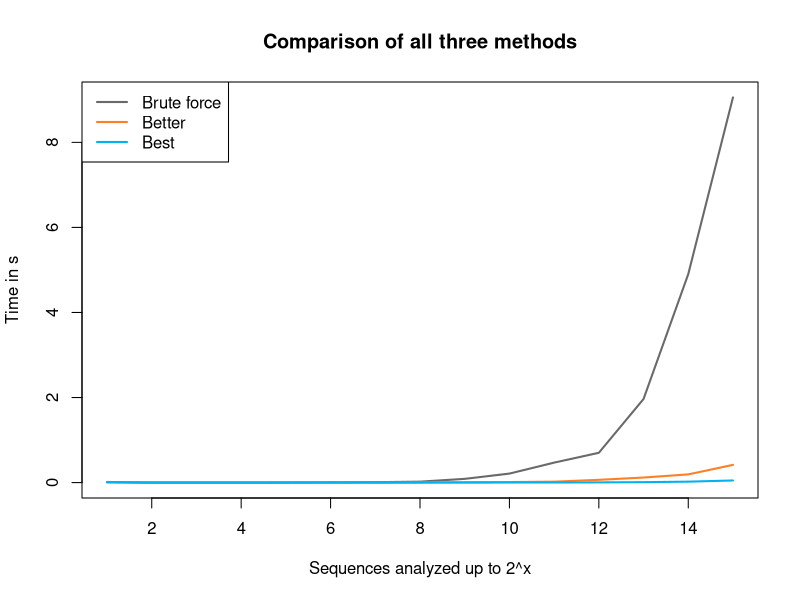
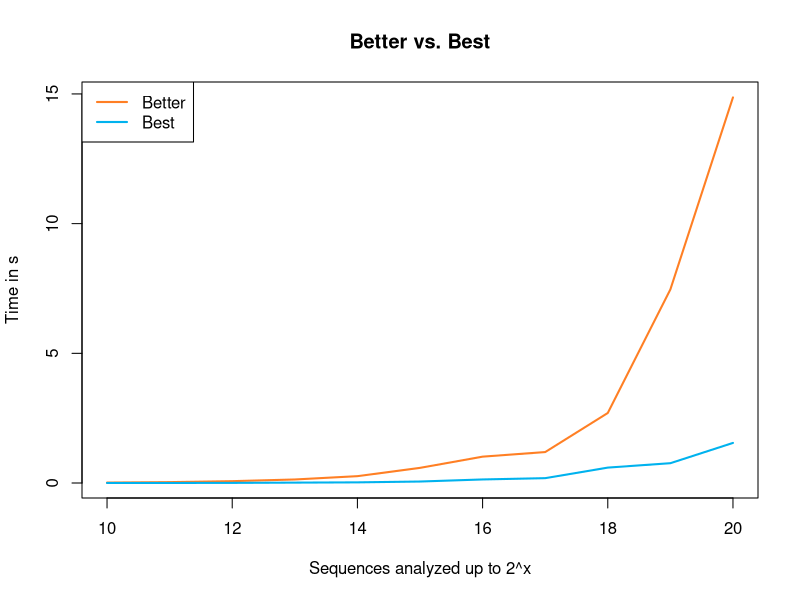

The R source for these figures, in order:
## ---- chunk 1
knitr::opts_chunk$set(echo = TRUE, comment = NA)
## ---- chunk 2
collatz <- function(n) {
  if (n %% 2 == 0) {
    return(n/2)
  } else {
    return(3*n+1)
  }
}
## ---- chunk 3
n <- 13
while (n > 1) {
  print(n)
  n <- collatz(n)
}
## ---- chunk 4
collatz_sequence <- function(n) {
  numbers <- c(n)
  while (n > 1) {
    n <- collatz(n)
    numbers <- c(numbers, n)
  }
  return(numbers)
}
## ---- chunk 5
collatz_sequence(1)
collatz_sequence(5)
collatz_sequence(10)
## ---- chunk 6
brute_force <- function(x) {
  max_number <- NULL
  max_length <- 0
  for (i in 1:x) {
    numbers <- collatz_sequence(i)
    if (length(numbers) > max_length) {
      max_length <- length(numbers)
      max_number <- i
    }
  }
  return(max_number)
}

brute_force(1000)
## ---- chunk 7
collatz_sequence(5)
collatz_sequence(6)
## ---- chunk 8
better_solution <- function(x) {

  # create vector in which to store the sequence lengths
  lengths <- rep(0, x)
  
  # generate sequences for different starting values
  for (start in seq(lengths)) {
    
    # setup for a new sequence
    n <- start
    count <- 0
    
    # generate new value as long as:
    #   n > 1: we have not reached the end of the sequence
    #   n >= start: we have not arrived at a previous starting value
    while (n > 1 & n >= start) {
      n <- collatz(n)     # update n
      count <- count + 1  # update the length count  
    }
  
    # add the length of the sequence at whose starting value 
    # we just stopped generating new values in the current sequence
    count <- count + lengths[n]
    
    # store the count in our vector of sequence lengths
    lengths[start] <- count
    
  }
  
  # which starting value produced the longest sequence?
  return(which.max(lengths))

}

better_solution(999999)
## ---- chunk 9
best_solution <- function(x) {

  lengths <- rep(0, x/2)
  
  # start at x/2
  for (start in ceiling(x/2):x) {
    
    n <- start
    count <- 0
    while (n > 1 & n >= start) {
      
      # single step
      if (n %% 2 == 0) {
        n <- n / 2
        count <- count + 1
        
      # double step
      } else {
        n <- (3*n+1) / 2
        count <- count + 2
      }
  
    }
    
    count <- count + lengths[n]
    lengths[start] <- count
  }
  
  return(which.max(lengths))
  
}

best_solution(999999)
## ---- chunk 10
magnitudes <- 1:15

approach1 <- sapply(magnitudes, function(x) system.time(brute_force(2^x)))
approach2 <- sapply(magnitudes, function(x) system.time(better_solution(2^x)))
approach3 <- sapply(magnitudes, function(x) system.time(best_solution(2^x)))

colors <- c("dimgrey","chocolate1","deepskyblue2")

plot(approach1[3,] ~ magnitudes, 
     type = "l",
     col = colors[1],
     lwd = 2,
     ylab = "Time in s",
     xlab = "Sequences analyzed up to 2^x",
     main = "Comparison of all three methods")

lines(approach2[3,] ~ magnitudes, 
      col = colors[2],
      lwd = 2)

lines(approach3[3,] ~ magnitudes, 
      col = colors[3],
      lwd = 2)

legend("topleft",
       lty = rep(1,3),
       lwd = rep(2,3),
       col = colors,
       legend = c("Brute force","Better","Best"))

magnitudes <- 10:20
approach2 <- sapply(magnitudes, function(x) system.time(better_solution(2^x)))
approach3 <- sapply(magnitudes, function(x) system.time(best_solution(2^x)))

plot(approach2[3,] ~ magnitudes, 
     type = "l",
     col = colors[2],
     lwd = 2,
     ylab = "Time in s",
     xlab = "Sequences analyzed up to 2^x",
     main = "Better vs. Best")

lines(approach3[3,] ~ magnitudes, 
      col = colors[3],
      lwd = 2)

legend("topleft",
       lty = rep(1,2),
       lwd = rep(2,2),
       col = colors[2:3],
       legend = c("Better","Best"))

